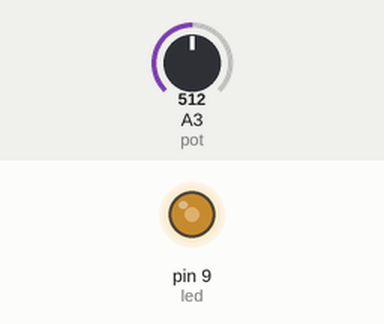
A sketch run on a simulated Arduino Uno, built with avr-gcc and run on an emulated ATmega328P. Parts: output pins drawn as LEDs (lit = HIGH). The test bench sets the inputs (shaded band); at power-on: A3 (pot) = 512.

Above: at 1.2 s.
1.3 s: A3 (pot) set to 716
At 2.1 s:
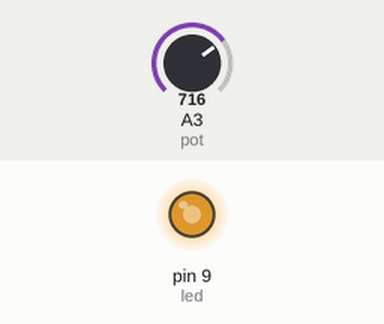
2.8 s: A3 (pot) set to 900
At 3.3 s:
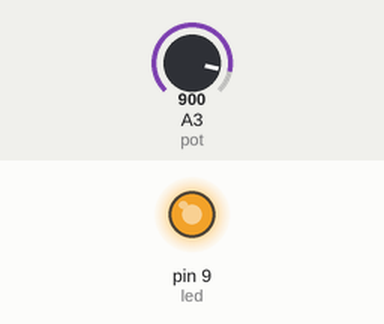
4.3 s: A3 (pot) set to 122
At 5.5 s:
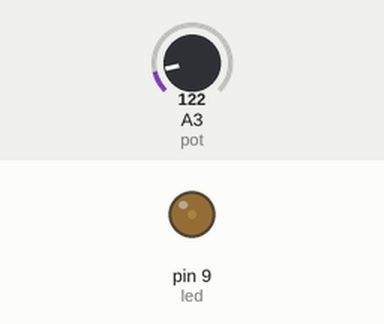
5.8 s: A3 (pot) set to 0
At 6.7 s:
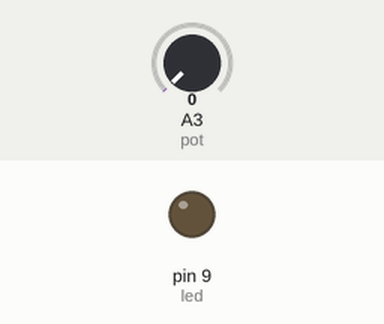
Timing chart, 0 to 8.3 s (numbered marks = the images above; inputs shaded):
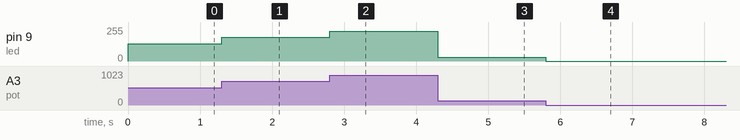

The sketch:

potansiyometre.ino
```cpp
#define led 9
#define pot A3

void setup() {

}


void loop() {
  int deger = analogRead(pot);
  deger = deger/4;
  analogWrite(led,deger);
}
```

Measured:
- after the input at 1.3 s, pin 9 (led): 128/255 → 179/255 at once
- after the input at 2.8 s, pin 9 (led): 179/255 → 225/255 at once
- after the input at 4.3 s, pin 9 (led): 225/255 → 30/255 at once
- after the input at 5.8 s, pin 9 (led): 30/255 → 0/255 at once
